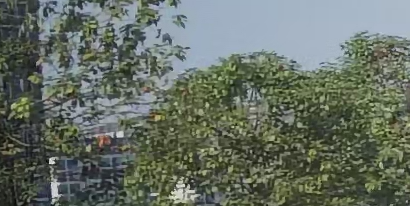
#> input picture xaingsi.png, 410 x 206 px, found by its file name
$ python findtransform.py
#> lines starting #> are read from the running program, lines starting #| are printed output that depends on the picture; after the words box and inside, x2 and y2 are one past the last pixel; in counts of white or black regions, pixels touching at a corner belong together

import cv2
import numpy as np

# 读取大图像和小模板图像
img = cv2.imread('/Users/sonny_he/Desktop/opencv_learning/xaingsi.png')
#> img is the input picture: shape (206, 410, 3); mean B, G, R 100.1, 110.6, 101.6
template = cv2.imread('/Users/sonny_he/Desktop/opencv_learning/xaingsi.png')

# 将大图像和小模板图像转为灰度图像
img_gray = cv2.cvtColor(img, cv2.COLOR_BGR2GRAY)
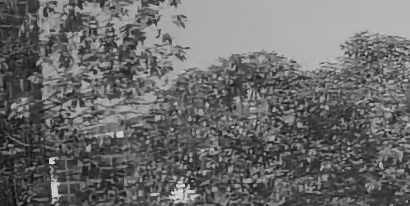
#> img_gray: shape (206, 410); min 4, max 237, mean 106.8
template_gray = cv2.cvtColor(template, cv2.COLOR_BGR2GRAY)

# 计算匹配结果矩阵
res = cv2.matchTemplate(img_gray, template_gray, cv2.TM_CCOEFF_NORMED)
#> res = [1]

# 获取匹配结果的最大值和最小值
min_val, max_val, min_loc, max_loc = cv2.minMaxLoc(res)
#> min_val = 1; max_val = 1; min_loc = (0, 0); max_loc = (0, 0)
print(min_val, max_val, min_loc, max_loc)
#| 1.0 1.0 (0, 0) (0, 0)
# 在大图像上绘制矩形框标记匹配位置
top_left = max_loc
#> top_left = (0, 0)
bottom_right = (top_left[0] + template_gray.shape[1], top_left[1] + template_gray.shape[0])
#> bottom_right = (410, 206)
cv2.rectangle(img, top_left, bottom_right, (0,0,255), 2)
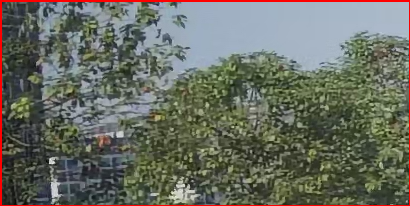
#> img: shape (206, 410, 3); 2.18% of pixels changed, all inside (x1, y1, x2, y2) = (0, 0, 410, 206)

# 显示匹配结果
cv2.imshow('Matching Result', img)
cv2.waitKey(0)
cv2.destroyAllWindows()

$ run again, with 13409.png copied over xaingsi.png
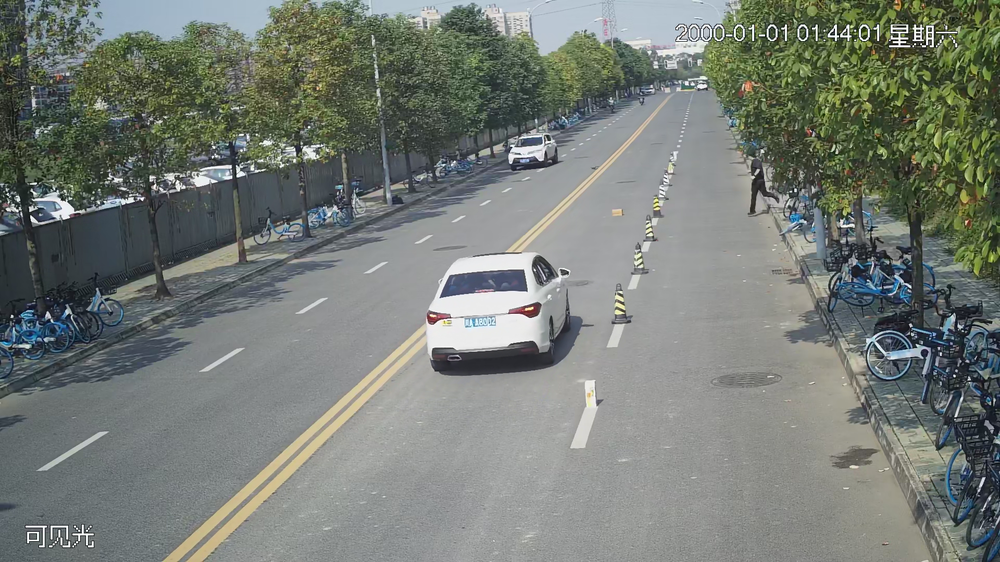
#> input picture 13409.png, 1000 x 562 px, shrunk from 1920 x 1080 before the run, found by its file name
#> img is the input picture: shape (562, 1000, 3); mean B, G, R 117.7, 124.1, 118.2
#> `img_gray = cv2.cvtColor(img, cv2.COLOR_BGR2GRAY)`:
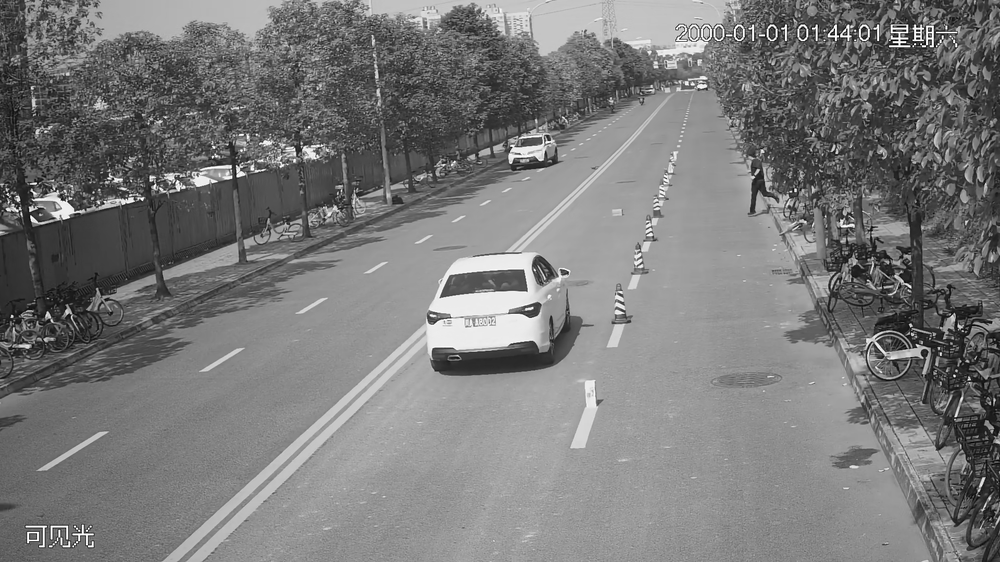
#> img_gray: shape (562, 1000); min 0, max 255, mean 121.6
#> res = [1]
#> min_val = 1; min_loc = (0, 0)
#| 1.0 1.0 (0, 0) (0, 0)
#> bottom_right = (1000, 562)
#> `cv2.rectangle(img, top_left, bottom_right, (0,0,255), 2)`:
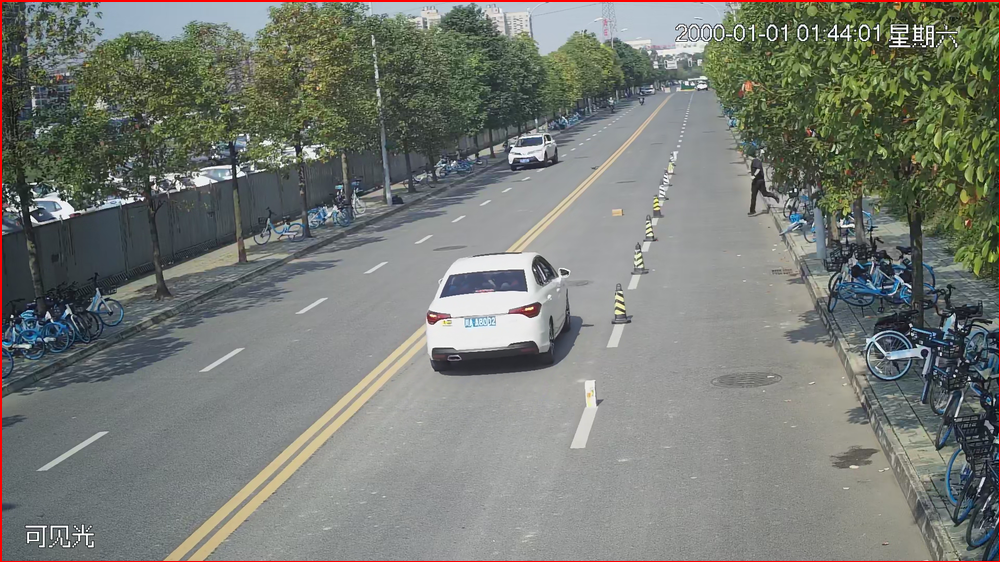
#> img: shape (562, 1000, 3); 0.83% of pixels changed, all inside (x1, y1, x2, y2) = (0, 0, 1000, 562)
